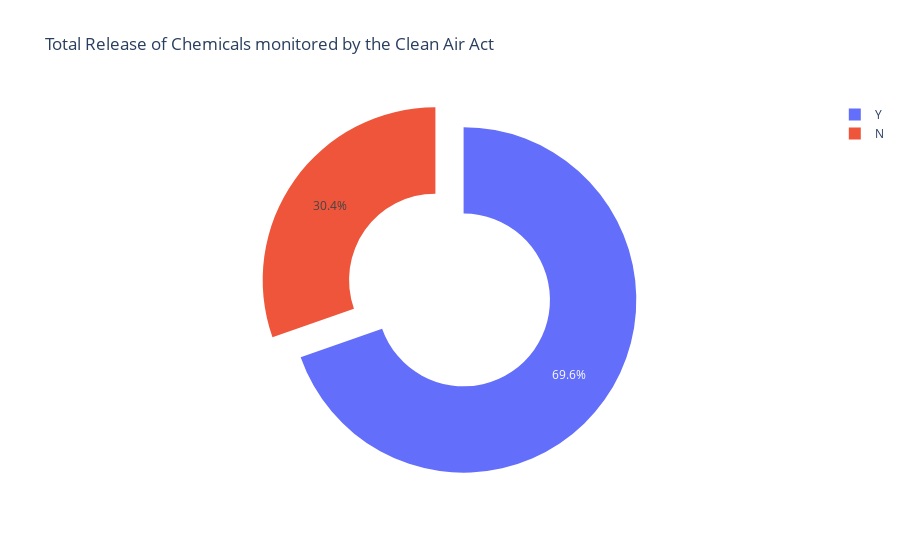

Write notebook code for a chart like this one.
### Code cell
fig = go.Figure(data=[go.Pie(labels =labels, values = values, hole =.5, pull = .1)])
fig.update_layout(title_text = 'Total Release of Chemicals monitored by the Clean Air Act')
fig.show()
plotly.offline.plot(fig, filename='clean_air_act_amount.html', auto_open = False)

### Figure 1 — Plotly figure (JSON) as saved in the notebook; plotly's stock layout.template omitted (floating-point values rounded to 4 significant figures)
{"data": [{"hole": 0.5, "labels": ["Y", "N"], "pull": 0.1, "type": "pie", "values": [307500000.0, 134200000.0]}], "layout": {"title": {"text": "Total Release of Chemicals monitored by the Clean Air Act"}}}
